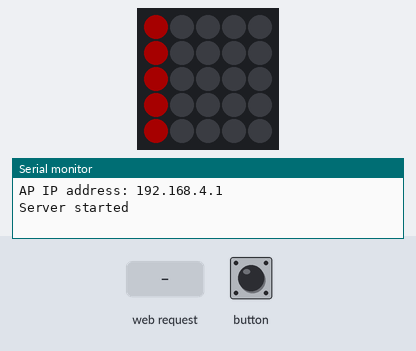
Simulated run of this sketch. Board: ESP32. Shown: 5×5 RGB LED matrix (first LED top left, wired row by row), the last lines printed to the serial monitor. The inputs (shaded band) are chosen by the test bench. Dim RGB values are drawn brighter than linear; WiFi joins after 1.5 s; servers stay silent unless stated.

Above: at 1.2 s.
1.3 s: HTTP request GET /26/on received
At 2.3 s:
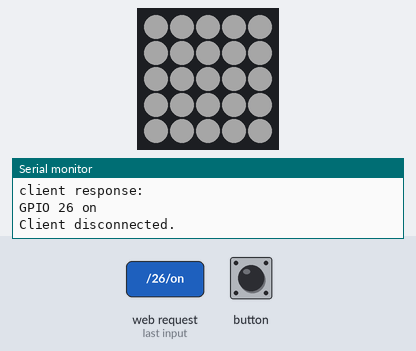
2.8 s: HTTP request GET /26/off received
At 3.5 s:
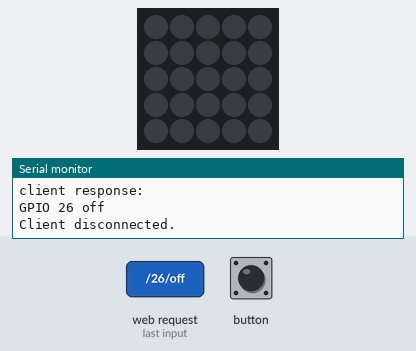
Timing chart, 0 to 5.8 s (numbered marks = the images above; inputs shaded):
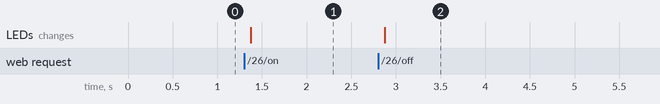

The sketch:

wifi_test.ino
```cpp
#include <WiFi.h>
#include <M5Atom.h>
#include <WiFiClient.h>
#include <WiFiAP.h>


const char ssid[10] = "M5Network";
const char password[10] = "123456789";

CRGB colors[] = {
  0xfe0000, // red
  0x1ED35E, // green
  0xFFFFFF, // white
  0x031cfc, // blue
  0x2090f7, //light blue
  0x137a10, //green
  0xc76316, // orange
  0xc71616, //red
};

WiFiServer server(80);
//IPAdress ip(192, 168, 0, 1);
//IPAdress gateway(192, 168, 0, 1);
//IPAdress subnet(255, 255, 255, 0);

// Variable to store the HTTP request
String header;

// Auxiliar variables to store the current output state
String output26State = "off";
String output27State = "off";

void setup() {

  M5.begin(true, false, true);

  //M5.dis.fillpix(colors[2]);
  Serial.begin(115200);

  WiFi.mode(WIFI_AP);
  WiFi.softAP(ssid, password);
  //WiFi.softAPConfig(ip, gateway, subnet);
  //WiFi.begin();

  IPAddress myIP = WiFi.softAPIP();
  Serial.print("AP IP address: ");
  Serial.println(myIP);
  server.begin();

  Serial.println("Server started");

  M5.dis.drawpix(0,colors[0]);
  M5.dis.drawpix(5,colors[0]);
  M5.dis.drawpix(10,colors[0]);
  M5.dis.drawpix(15,colors[0]);
  M5.dis.drawpix(20,colors[0]);
}


void loop() {

  WiFiClient client = server.available();

  if (client){
    Serial.println("New client");
    String currentLine = "" ;//to store the response of the WiFiClient

    while(client.connected()){
      if(client.available()){
        char c = client.read();

        Serial.println("client response: ");
        Serial.print(c);

        header += c;

        if (c == '\n') {
          //now check newline content, is blank the request is onver
          if (currentLine.length()==0){

            // HTTP headers always start with a response code (e.g. HTTP/1.1 200 OK)
            // and a content-type so the client knows what's coming, then a blank line:
            client.println("HTTP/1.1 200 OK");
            client.println("Content-type:text/html");
            client.println("Connection: close");
            client.println();

            //secion to turn stuff on in the hardware based on the requests
            if (header.indexOf("GET /26/on") >= 0) {
              Serial.println("GPIO 26 on");
              output26State = "on";
              M5.dis.fillpix(colors[2]);
            } else if (header.indexOf("GET /26/off") >= 0) {
              Serial.println("GPIO 26 off");
              output26State = "off";
              M5.dis.clear();
            }
            //HTML page goes here
            client.println("<!DOCTYPE html><html>");
            client.println("<head><meta name=\"viewport\" content=\"width=device-width, initial-scale=1\">");
            client.println("<link rel=\"icon\" href=\"data:,\">");
            // CSS to style the on/off buttons
            // Feel free to change the background-color and font-size attributes to fit your preferences
            client.println("<style>html { font-family: Helvetica; display: inline-block; margin: 0px auto; text-align: center;}");
            client.println(".button { background-color: #4CAF50; border: none; color: white; padding: 16px 40px;");
            client.println("text-decoration: none; font-size: 30px; margin: 2px; cursor: pointer;}</style></head> ");
            //client.println(".button2 {background-color: #555555;}</style></head>");

            // Web Page Heading
            client.println("<body><h1>My firt page hosted on M5</h1>");

            // Display current state, and ON/OFF buttons for GPIO 26
            client.println("<p>LED Matix State " + output26State + "</p>");
            // If the output26State is off, it displays the ON button
            if (output26State=="off") {
              client.println("<p><a href=\"/26/on\"><button class=\"button\">ON</button></a></p>");
            } else {
              client.println("<p><a href=\"/26/off\"><button class=\"button button2\">OFF</button></a></p>");
            }

            // Display current state, and ON/OFF buttons for GPIO 27
            /*client.println("<p>GPIO 27 - State " + output27State + "</p>");
            // If the output27State is off, it displays the ON button
            if (output27State=="off") {
              client.println("<p><a href=\"/27/on\"><button class=\"button\">ON</button></a></p>");
            } else {
              client.println("<p><a href=\"/27/off\"><button class=\"button button2\">OFF</button></a></p>");
            }*/
            client.println("</body></html>");

            // The HTTP response ends with another blank line
            client.println();
            // Break out of the while loop
            break;
          } else { // if you got a newline, then clear currentLine
            currentLine = "";
          }
        } else if (c != '\r') {  // if you got anything else but a carriage return character,
          currentLine += c;      // add it to the end of the currentLine
        }
      }
    }
    // Clear the header variable
    header = "";
    // Close the connection
    client.stop();
    Serial.println("Client disconnected.");
    Serial.println("");
  }
M5.update();
}
```

Measured:
- after the input at 1.3 s, the LEDs: change after 0.07 s (image 1)
- after the input at 2.8 s, the LEDs: change after 0.07 s (image 2)
